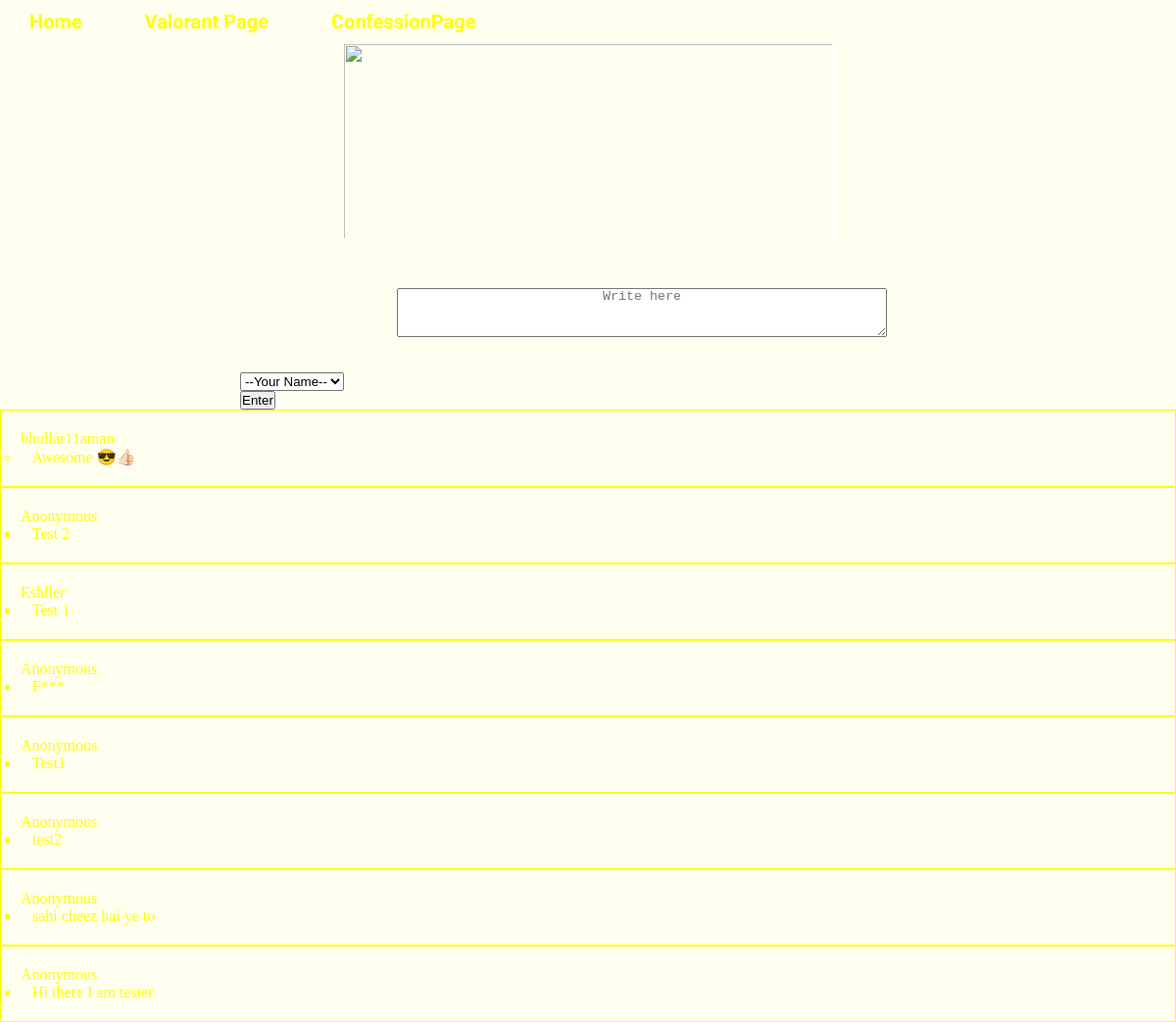
Page /conf.php on the committed database.
### tables this page shows
CREATE TABLE `conf` (
  `Sno` int(11) NOT NULL,
  `identity` varchar(100) NOT NULL,
  `content` varchar(500) NOT NULL
);

### conf.php (the view, shortened to what this page needs)
<?php require 'controllers/authController.php';
?>
<!DOCTYPE html>
<html lang="en">
<head>
</head>
<body background="bg.jpg">
        <nav>
            <ul class="nav_links">
                <li class="lil"><a class="ani" href="flex.html" target="blank">Home</a></li>
                <li class="lil"><a class="ani" href="valorant.php"> Valorant Page</a></li>
                <li class="lil"><a class="ani" href="conf.php"> ConfessionPage </a></li>
            </ul></nav>
<div  id="div1"  class="center">
    <img class="logo" src="conf.jpg" alt="" width="500px" height="200px">
</div>
<div class="center">
    <form action="" method="post">
    <select name="n1o2" id="n1o2">
        <option value="">--Your Name--</option>
    </select>
   <textarea class="enter" name="ff" id="" cols="30" rows="10"  placeholder="Write here"></textarea><br>
   <button type="submit" name="submits" >Enter</button>
   </form>
</div>
<div class="ok">
<?php
$sqli= "SELECT * FROM `conf`";
$result= mysqli_query($conn,$sqli);
    while($row=mysqli_fetch_assoc($result)){
        echo '<ul>
        <li class="content">'.$row['identity'].'
             <div class="ins">
                <ul> <li>&nbsp;&nbsp; '. $row['content'] . ' </li></ul>
             </div>
         </li>';
    }
        ?>
    </ul>
</div>
</body>
</html>

### conf.php (style rules this page uses)
* { margin: 0; padding: 0; box-sizing: border-box; }
lil,.ani { font-family: 'New Tegomin', serif; font-weight: 500; font-size: 16px; color: yellow; text-decoration: none; font-weight: bolder; transition: ease-in-out 0.7s; font-size: 20px; }
body { background: ivory; background-image: url(bg.jpg); }
.nav_links { list-style: none; }
.nav_links li a { transition: all 0.3s ease 0s; }
.nav_links li { display: inline-block; margin: 10px; padding: 0% 20px; }
nav { display: flex; justify-content: start; align-items: center; background-image: url(bg.jpg); transition: ease-in-out 0.7s; }
.center { display: flex; justify-content: center; align-items: center; height: 50%; }
#div1 { height: 100%; }
.logo { border: white solid 1px; }
.content { border: solid yellow 0.2px; padding: 20px; }
.enter { text-align: center; margin: 50px; width: 500px; height: 50px; }
.ok { color:yellow; }

### rows in the picture
conf: identity "bhullar11aman", content "Awesome 😎👍🏻"
conf: identity "Anonymous", content "Test 2"
conf: identity "Eshller", content "Test 1"
conf: identity "Anonymous", content "F***"
conf: identity "Anonymous", content "Test1"
conf: identity "Anonymous", content "test2"
conf: identity "Anonymous", content "sahi cheez hai ye to"
conf: identity "Anonymous", content "Hi there I am tester"
